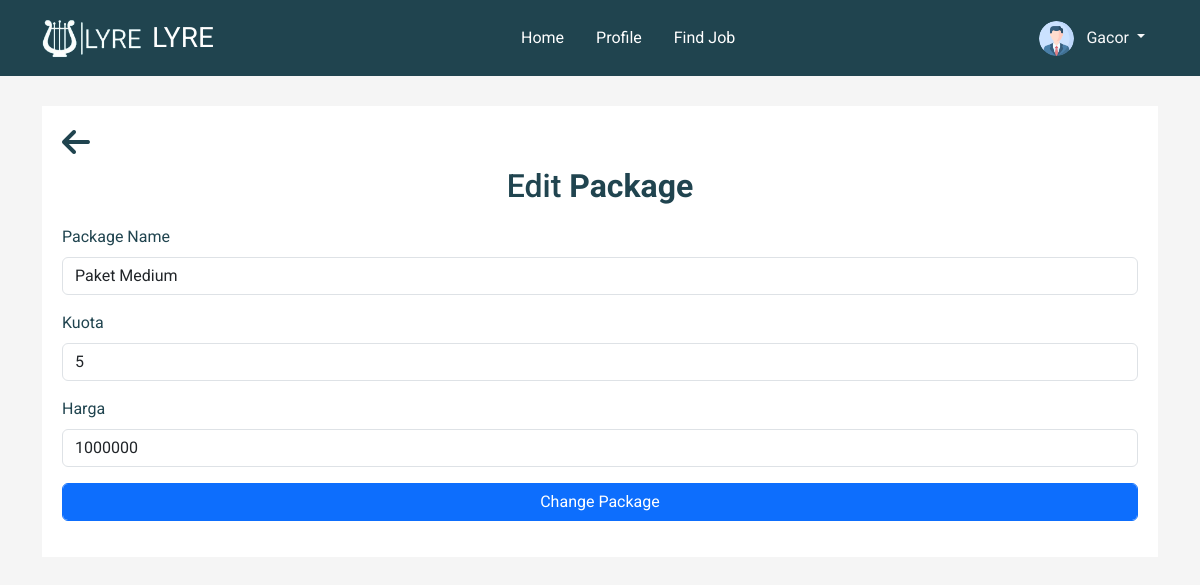
Screenshot of /package_ubah.php?id=2 (signed in) with the database file from the repository.
### tables this page shows
CREATE TABLE `paket` (
  `id_paket` int(11) NOT NULL,
  `nama_paket` varchar(50) DEFAULT NULL,
  `kuota` int(5) DEFAULT NULL,
  `harga` int(50) DEFAULT NULL
);

### package_ubah.php (the view, shortened to what this page needs)
<?php
include 'navbar.php';
$ambil = $koneksi->query("SELECT * FROM paket WHERE id_paket='$_GET[id]'");
$pecah = $ambil->fetch_assoc();
?>
<!DOCTYPE html>
<html lang="en">
<head>
    <link rel="stylesheet" href="assets/css/crud.css">
</head>
<body>
    <div class="container-xl">
        <div class="table-responsive">
            <div class="table-wrapper">
                <div class="text-left mb-3 mt-3">
                    <a href="package.php" title="Back To Package List" data-toggle="tooltip"><i
                            class="fa-solid fa-arrow-left fa-2xl" style="color: #20444F;"></i></a>
                </div>
                <div class="table-title">
                    <div class="row">
                        <div class="col-md-12 text-center">
                            <h2>Edit <b>Package</b></h2>
                        </div>
                    </div>
                </div>
                <form method="POST">
                    <div class="mb-3">
                        <label for="packageName" class="form-label">Package Name</label>
                        <input type="text" class="form-control" id="packageName" name="packageName"
                            placeholder="Enter package name" value="<?php echo $pecah['nama_paket']; ?>" required>
                    </div>
                    <div class="mb-3">
                        <label for="kuota" class="form-label">Kuota</label>
                        <input type="number" class="form-control" id="kuota" name="kuota" min="1"
                            placeholder="Enter kuota" value="<?php echo $pecah['kuota']; ?>" required>
                    </div>
                    <div class="mb-3">
                        <label for="harga" class="form-label">Harga</label>
                        <input type="text" class="form-control" id="harga" name="harga" min="1"
                            placeholder="Enter Harga" value="<?php echo $pecah['harga']; ?>" required>
                    </div>
                    <div class="text-left">
                        <button type="submit" name="ubah" class="btn btn-primary form-control">Change Package</button>
                    </div>
                </form>
            </div>
        </div>
    </div>
</body>
</html>

### assets/css/crud.css (style rules this page uses)
body { color: #20444F; background: #f5f5f5; font-family: 'Roboto', sans-serif; }
.table-responsive { margin: 30px 0; }
.table-wrapper { min-width: 1000px; background: #fff; padding: 20px; box-shadow: 0 1px 1px rgba(0, 0, 0, .05); }
.table-title { padding-bottom: 10px; margin: 0 0 10px; min-width: 100%; }
.table-title h2 { margin: 8px 0 0; }

### rows the page displays
paket: packageName "Paket Medium", kuota "5", harga "1000000"

### other values shown
$_SESSION['user']['nama'] "Gacor"
